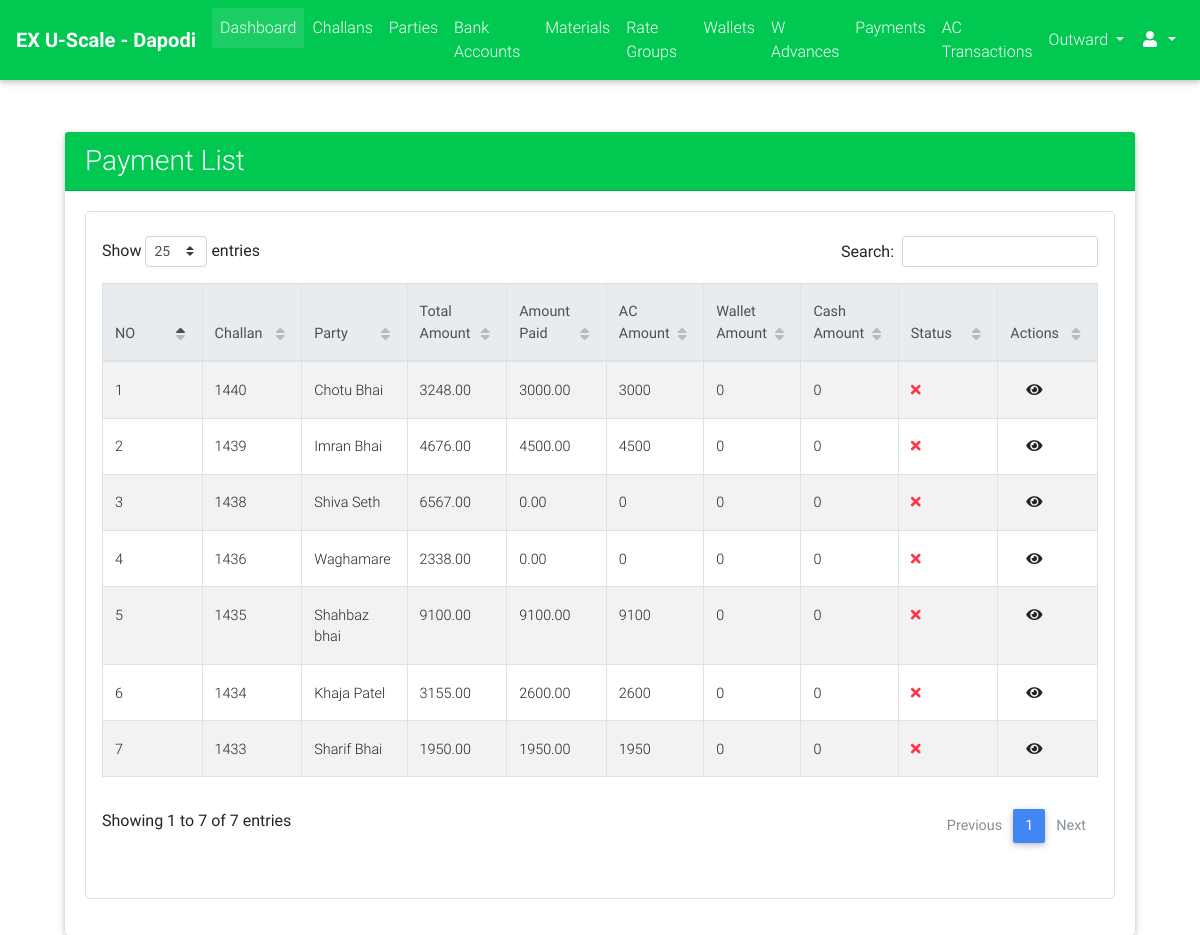
/cms_admin/payments/list/ (signed in), run on the app's committed database.
### payments/models.py (models this page shows, shortened)
class Payment(models.Model):
    PAYMENT_MODE_CHOICES = (("DP", "Direct Payment"), ("AL", "Account Less"))
    PAYMENT_STATUS_CHOICES = (("PN", "Pending"), ("DN", "Done"))
    challan = models.OneToOneField("challans.Challan", on_delete=models.CASCADE)
    payment_mode = models.CharField(max_length=2, choices=PAYMENT_MODE_CHOICES, blank=True, null=True)
    status = models.CharField(max_length=2, choices=PAYMENT_STATUS_CHOICES, default="PN")
    payed_amount = models.DecimalField(max_digits=9, decimal_places=2, default=0.00)
    amount = models.DecimalField(max_digits=9, decimal_places=2, null=True, blank=True)
    payed_on = models.DateTimeField(blank=True, null=True)
    image = models.ImageField(upload_to="payments/", blank=True, null=True)
    extra_info = models.TextField(blank=True)
    created_on = models.DateTimeField(auto_now_add=True)
    @property
    def get_admin_absolute_url(self):
        return reverse_lazy("cms_admin:payments_detail", kwargs={"id": self.id})
    @property
    def get_wallet_tr_amount(self):
        return self.wallettransaction_set.aggregate(total=Sum("amount"))["total"] or Decimal(0.00)
    @property
    def get_cash_tr_amount(self):
        return self.cashtransaction_set.aggregate(total=Sum("amount"))["total"] or Decimal(0.00)
    @property
    def get_ac_tr_amount(self):
        return self.accounttransaction_set.aggregate(total=Sum("amount"))["total"] or Decimal(0.00)

### challans/models.py (models this page shows, shortened)
class Challan(models.Model):
    STATUS_CHOICES = (("PN", "Pending"), ("DN", "Done"))
    created_by = models.ForeignKey(User, on_delete=models.PROTECT)
    party = models.ForeignKey("parties.Party", on_delete=models.CASCADE)
    challan_no = models.PositiveIntegerField(blank=True, null=True)
    vehicle_details = models.CharField(max_length=128, blank=True, null=True)
    weights_amount = models.DecimalField(max_digits=9, decimal_places=2, default=decimal.Decimal(0.00))
    extra_charges = models.DecimalField(verbose_name="Kata Charges", max_digits=9, decimal_places=2,
                                        default=decimal.Decimal(0.00), validators=[MinValueValidator(limit_value=0), MaxValueValidator(limit_value=100)])
    round_amount = models.DecimalField(max_digits=4, decimal_places=2, default=decimal.Decimal(0.00), validators=[MinValueValidator(limit_value=-10), MaxValueValidator(limit_value=10)])
    total_amount = models.DecimalField(max_digits=9, decimal_places=2, default=decimal.Decimal(0.00), validators=[MinValueValidator(limit_value=0)])
    image = models.ImageField(upload_to="payments/", blank=True, null=True)
    extra_info = models.TextField(blank=True)
    created_on = models.DateTimeField(auto_now_add=True, editable=True)
    updated_on = models.DateTimeField(auto_now=True, editable=True)
    is_entries_done = models.BooleanField(default=False)
    is_reports_done = models.BooleanField(default=False)
    is_rates_assigned = models.BooleanField(default=False)
    is_payed = models.BooleanField(default=False)
    status = models.CharField(max_length=2, choices=STATUS_CHOICES, default="PN")

### parties/models.py (models this page shows, shortened)
class Party(models.Model):
    RATE_TYPE_CHOICES = (("GR", "Group Rate"), ("IR", "Individual Rate"))
    rate_type = models.CharField(max_length=2, choices=RATE_TYPE_CHOICES)
    rate_group = models.ForeignKey("rates.RateGroup", on_delete=models.PROTECT, blank=True, null=True)
    name = models.CharField(max_length=128)
    party_code = models.CharField(max_length=32, blank=True)
    address = models.TextField(blank=True)
    phone = models.CharField(max_length=13)
    whatsapp = models.CharField(max_length=13, blank=True)
    email = models.EmailField(blank=True, null=True)
    extra_info = models.TextField(blank=True)
    is_wallet_party = models.BooleanField(default=False)
    is_active = models.BooleanField(default=True)
    def __str__(self):
        return self.name
    class Meta:
        verbose_name = "Party"
        verbose_name_plural = "Parties"

### cms_admin/views.py (the view)
class PaymentListView(LoginRequiredMixin, ListView):
    model = Payment
    template_name = "cms_admin/payments/list.html"
    context_object_name = "payments"
    ordering = "-id"

### cms_admin/templates/cms_admin/payments/list.html (shortened to what this page needs)
{% extends "cms_admin/base.html" %}
{% load crispy_forms_tags %}
{% load static %}
{% block custom_links %}
    <link href="{% static "css/addons/datatables.min.css" %}" rel="stylesheet">
    <link href="{% static "css/addons/datatables-select.min.css" %}" rel="stylesheet">
{% endblock %}
{% block content %}
    <br><br>
    <div class="col-lg-11 m-auto">
        <div class="card">
            <div class="card-header bg-success text-white">
                <h3 class="m-auto">Payment List</h3>
            </div>
            <div class="card-body">
                 <div class="table p-3 border" style="border-radius: 5px">
                     <table id="dt-basic-checkbox" class="table table-striped table-bordered" cellspacing="0" width="100%">
                         <thead class="thead-light">
                            <th class="th-sm" style="width: 30px">NO</th>
                            <th class="th-sm">Challan</th>
                            <th class="th-sm">Party</th>
                            <th class="th-sm">Total Amount</th>
                            <th class="th-sm">Amount Paid</th>
                            <th>AC Amount</th>
                            <th>Wallet Amount</th>
                            <th>Cash Amount</th>
                            <th class="th-sm">Status</th>
                            <th class="th-sm">Actions</th>
                         </thead>
                         <tbody>
                             {% if payments %}
                                 {% for payment in payments %}
                                     <tr>
                                        <td>{{ forloop.counter }}</td>
                                         <td>{{ payment.challan.challan_no }}</td>
                                        <td>{{ payment.challan.party }}</td>
                                        <td>{{ payment.amount }}</td>
                                        <td>{{ payment.payed_amount }}</td>
                                        <td>{{ payment.get_ac_tr_amount }}</td>
                                        <td>{{ payment.get_wallet_tr_amount }}</td>
                                        <td>{{ payment.get_cash_tr_amount }}</td>
                                        <td>
                                            {% if payment.status == "DN" %}
                                                <i class="fa fa-check text-success"></i>
                                            {% else %}
                                                <i class="fa fa-times text-danger"></i>
                                            {% endif %}
                                        </td>
                                        <td class="m-auto">
                                            <a class="m-3" href="{{ payment.get_admin_absolute_url }}"><i class="fa fa-eye"></i></a>
                                        </td>
                                     </tr>
                                 {% endfor %}
                             {% else %}
                                 <span class="text-black-50 font-weight-bold">No Parties Found</span>
                             {% endif %}
                         </tbody>
                    </table>
                 </div>
            </div>
        </div>
    </div>
{% endblock %}

### data on the page
Payment: challan.challan_no "1440", challan.party "Chotu Bhai", amount "3248.00", payed_amount "3000.00", get_ac_tr_amount "3000", get_wallet_tr_amount "0", get_cash_tr_amount "0"
Payment: challan.challan_no "1439", challan.party "Imran Bhai", amount "4676.00", payed_amount "4500.00", get_ac_tr_amount "4500", get_wallet_tr_amount "0", get_cash_tr_amount "0"
Payment: challan.challan_no "1438", challan.party "Shiva Seth", amount "6567.00", payed_amount "0.00", get_ac_tr_amount "0", get_wallet_tr_amount "0", get_cash_tr_amount "0"
Payment: challan.challan_no "1436", challan.party "Waghamare", amount "2338.00", payed_amount "0.00", get_ac_tr_amount "0", get_wallet_tr_amount "0", get_cash_tr_amount "0"
Payment: challan.challan_no "1435", challan.party "Shahbaz bhai", amount "9100.00", payed_amount "9100.00", get_ac_tr_amount "9100", get_wallet_tr_amount "0", get_cash_tr_amount "0"
Payment: challan.challan_no "1434", challan.party "Khaja Patel", amount "3155.00", payed_amount "2600.00", get_ac_tr_amount "2600", get_wallet_tr_amount "0", get_cash_tr_amount "0"
Payment: challan.challan_no "1433", challan.party "Sharif Bhai", amount "1950.00", payed_amount "1950.00", get_ac_tr_amount "1950", get_wallet_tr_amount "0", get_cash_tr_amount "0"
